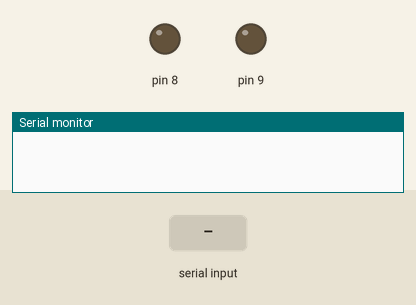
Bench run of a sketch on a simulated Arduino Uno, built with avr-gcc and run on an emulated ATmega328P. Parts: output pins drawn as LEDs (lit = HIGH), the last lines printed to the serial monitor. The inputs (shaded band) are chosen by the test bench.

Above: at 1.2 s.
1.3 s: "B" received over Serial
At 3.5 s:
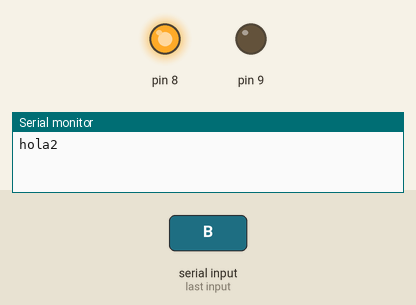
4.3 s: "C" received over Serial
At 5.5 s:
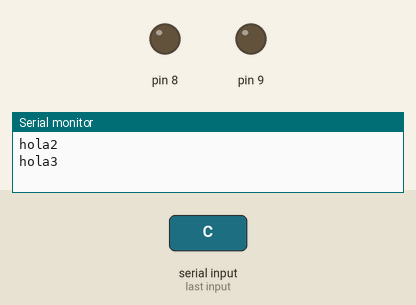
5.8 s: "A" received over Serial
At 6.9 s:
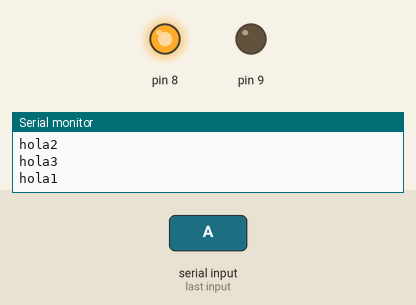
Timing chart, 0 to 8.8 s (numbered marks = the images above; inputs shaded):
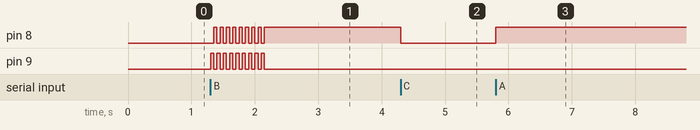

Measured:
- after the input at 1.3 s, pin 8: alternates HIGH for 0.05 s and LOW for 0.05 s, 17 changes in all, then stays HIGH, starting after 0.05 s; pin 9: alternates HIGH for 0.05 s and LOW for 0.05 s, 18 changes in all, then stays LOW, starting at once
- after the input at 4.3 s, pin 8: HIGH → LOW at once
- after the input at 5.8 s, pin 8: LOW → HIGH at once

The sketch:

PRUEBA_MODULO_HC05.ino
```cpp
int letra=0;
void setup() {
  Serial.begin(9600);
  pinMode(8,OUTPUT);
  pinMode(9,OUTPUT);


}

void loop() {
  if(Serial.available()>0){
 letra=Serial.read();
  if(letra=='A'){
   Serial.println("hola1");
   digitalWrite(8,HIGH);
  }
 if(letra=='B'){
   Serial.println("hola2");
   for(int i=1;i<10;i++){
      digitalWrite(9,HIGH);
      digitalWrite(8,LOW);
      delay(50);
      digitalWrite(9,LOW);
      digitalWrite(8,HIGH);
      delay(50);
   }
  } if(letra=='C'){
   Serial.println("hola3");
      digitalWrite(8,LOW);
      digitalWrite(9,LOW);

  } if(letra=='D'){
   Serial.println("hola4");
  } if(letra=='E'){
   Serial.println("hola5");
  }
}
}
```
